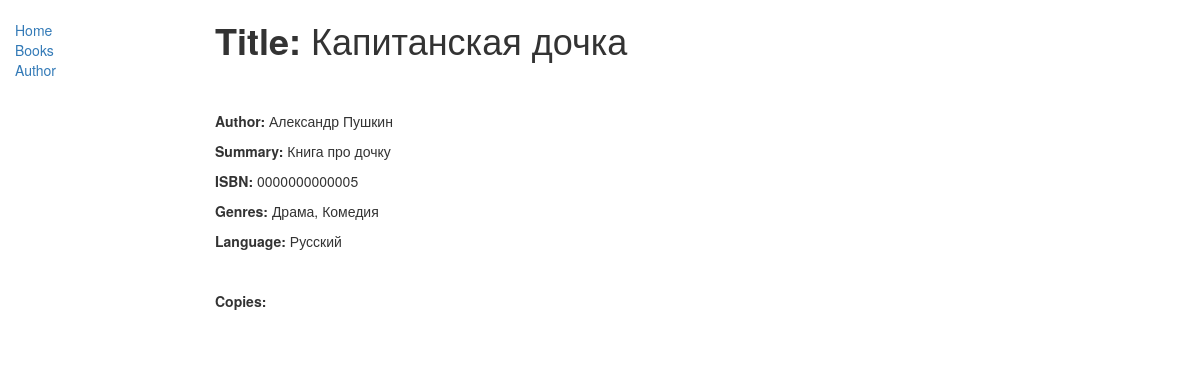
/catalog/book/3, run on the app's committed database.
### catalog/models.py (models this page shows, shortened)
class Book(models.Model):
    title = models.CharField(max_length=150, help_text="Enter a book title")
    author = models.ForeignKey('Author', models.SET_NULL, null=True)
    summary = models.TextField(max_length=1000, help_text="Enter a book summary")
    isbn = models.CharField('ISBN', max_length=13, help_text='13 Character <a href="https://www.isbn-international.org/content/what-isbn">ISBN number</a>')
    genre = models.ManyToManyField(Genre, help_text="Select a book genre")
    language = models.ForeignKey(Language, models.SET_NULL, null=True)

class Author(models.Model):
    first_name = models.CharField(max_length=100)
    second_name = models.CharField(max_length=100)
    date_of_birth = models.DateField(null=True, blank=True)
    date_of_death = models.DateField(null=True, blank=True)
    def __str__(self):
        return f'{self.first_name} {self.second_name}'

class Genre(models.Model):
    name = models.CharField(max_length=200, help_text="Enter a book genre")
    def __str__(self):
        return self.name

class Language(models.Model):
    name = models.CharField(max_length=50, help_text="Enter a book language")
    def __str__(self):
        return self.name

### catalog/views.py (the view)
# urls.py: re_path(r'^book/(?P<pk>\d+)$', views.BookDetailView.as_view(), name="book-detail"),
class BookDetailView(generic.DetailView):
    model = Book

### catalog/templates/catalog/book_detail.html (shortened to what this page needs)
{% extends 'base_generic.html'%}
{%block content%}
<h1 style="margin-bottom:50px;"><b>Title: </b> {{book.title}}</h1>
<p><b>Author: </b>{{book.author}}</p>
<p><b>Summary: </b>{{book.summary}}</p>
<p><b>ISBN: </b>{{book.isbn}}</p>
<p><b>Genres: </b>{%for genre in book.genre.all%}{{genre}}{%if not forloop.last%}, {%endif%}{%endfor%}</p>
<p><b>Language: </b>{{book.language}}</p>
<p style="margin:40px 0;"><b>Copies:</b></p>
{%endblock%}

### data on the page
Book: title "Капитанская дочка", author "Александр Пушкин", summary "Книга про дочку", isbn "0000000000005", language "Русский"
Genre: name "Драма"
Genre: name "Комедия"
